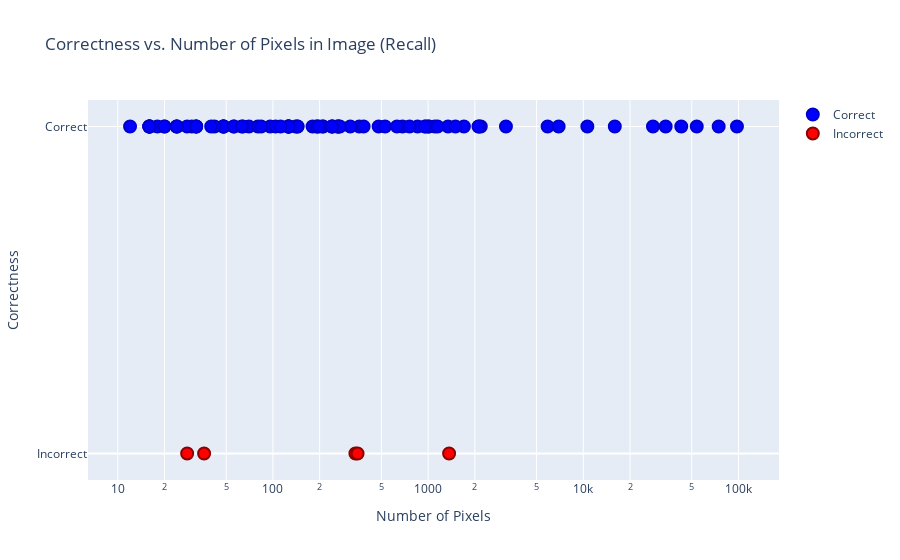

Notebook code for this chart:
### Code cell
fig = go.Figure()

# Add points for correct predictions
fig.add_trace(go.Scatter(
    x=[pixel_counts_recalls[i] for i in range(len(recalls)) if recalls[i]],
    y=[1 for i in range(len(recalls)) if recalls[i]],  # Use 1 as a dummy value to represent correct predictions
    mode='markers',
    name='Correct',
    marker=dict(color='Blue', size=12, line=dict(color='MediumBlue', width=2))
))

# Add points for incorrect predictions
fig.add_trace(go.Scatter(
    x=[pixel_counts_recalls[i] for i in range(len(recalls)) if not recalls[i]],
    y=[0 for i in range(len(recalls)) if not recalls[i]],  # Use 0 as a dummy value to represent incorrect predictions
    mode='markers',
    name='Incorrect',
    marker=dict(color='Red', size=12, line=dict(color='DarkRed', width=2))
))

fig.update_layout(
    title='Correctness vs. Number of Pixels in Image (Recall)',
    xaxis_title='Number of Pixels',
    xaxis_type='log',  # Set the x-axis to a logarithmic scale
    yaxis_title='Correctness',
    yaxis=dict(tickvals=[0, 1], ticktext=['Incorrect', 'Correct'])
)

fig.show()

### Figure 1 — Plotly figure (JSON) as saved in the notebook; plotly's stock layout.template omitted (floating-point values rounded to 4 significant figures)
{"data": [{"marker": {"color": "Blue", "line": {"color": "MediumBlue", "width": 2}, "size": 12}, "mode": "markers", "name": "Correct", "type": "scatter", "x": [74550, 264, 855, 20, 126, 48, 32, 16, 24, 480, 684, 126, 33948, 360, 126, 630, 18, 1104, 5890, 180, 192, 20, 30, 28, 70, 48, 759, 53856, 260, 97768, 64, 1701, 48, 315, 28120, 24, 2185, 16, 966, 528, 48, 32, 240, 96, 1344, 12, 1008, 10619, 80, 140, 56, 1500, 264, 42, 16, 16, 1008, 32, 192, 210, 384, 42780, 270, 24, 84, 210, 144, 3174, 56, 1150, 63, 40, 144, 2125, 126, 242, 15960, 16, 952, 6936, 126, 104, 240, 2112, 198, 112], "y": [1, 1, 1, 1, 1, 1, 1, 1, 1, 1, 1, 1, 1, 1, 1, 1, 1, 1, 1, 1, 1, 1, 1, 1, 1, 1, 1, 1, 1, 1, 1, 1, 1, 1, 1, 1, 1, 1, 1, 1, 1, 1, 1, 1, 1, 1, 1, 1, 1, 1, 1, 1, 1, 1, 1, 1, 1, 1, 1, 1, 1, 1, 1, 1, 1, 1, 1, 1, 1, 1, 1, 1, 1, 1, 1, 1, 1, 1, 1, 1, 1, 1, 1, 1, 1, 1]}, {"marker": {"color": "Red", "line": {"color": "DarkRed", "width": 2}, "size": 12}, "mode": "markers", "name": "Incorrect", "type": "scatter", "x": [340, 36, 1365, 28, 351], "y": [0, 0, 0, 0, 0]}], "layout": {"title": {"text": "Correctness vs. Number of Pixels in Image (Recall)"}, "xaxis": {"title": {"text": "Number of Pixels"}, "type": "log"}, "yaxis": {"ticktext": ["Incorrect", "Correct"], "tickvals": [0, 1], "title": {"text": "Correctness"}}}}
